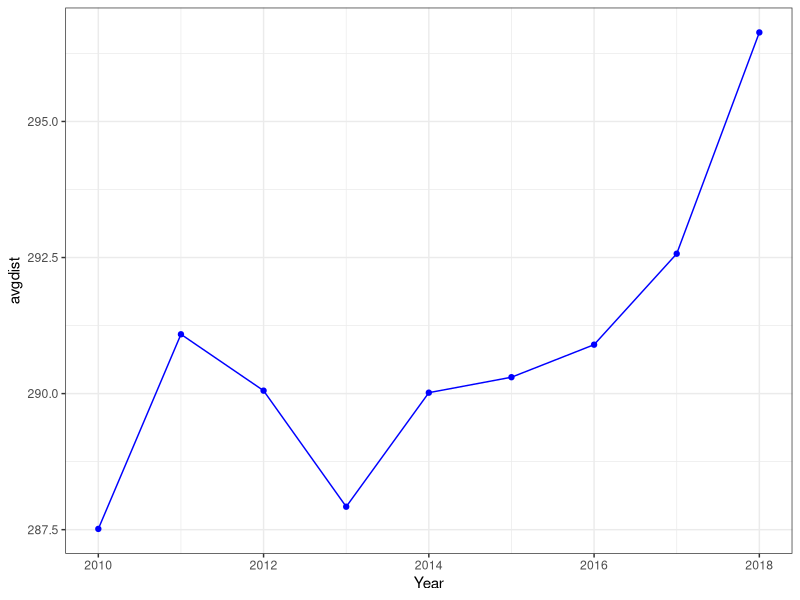
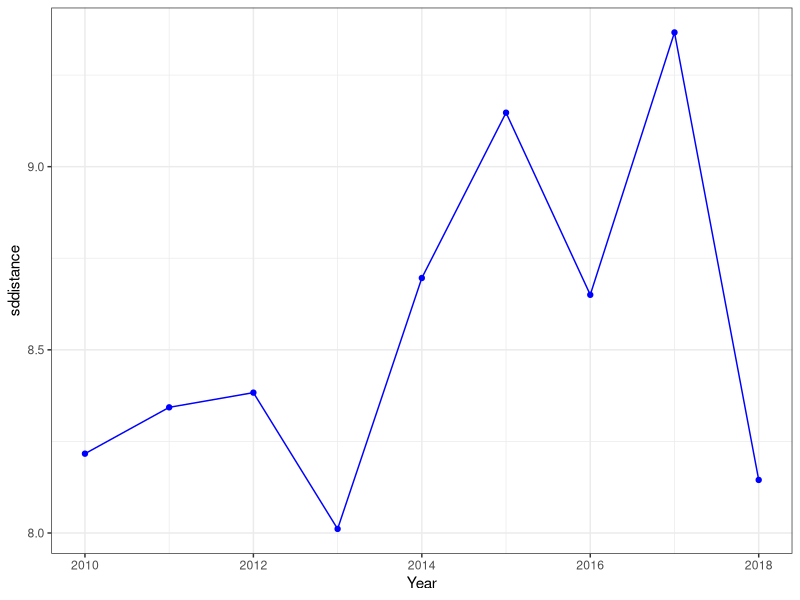
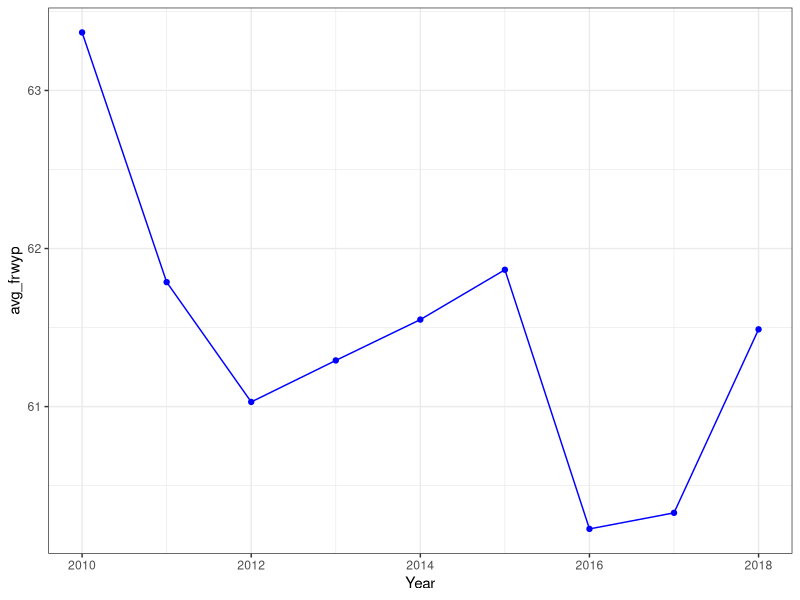

Here is the R script that generated these plots, in order: (Note: this script raises an error after producing the figures.)
library(tidyverse)
library(ggplot2)
library(dplyr)

pgatour <- read_csv("pgaTourData.csv")

head(pgatour)


# Avgerage Distance of Drive####
avgdist <- pgatour %>% 
  group_by(Year) %>% 
  summarise(avgdist = mean(`Avg Distance`, na.rm = TRUE))

avgdist

ggplot(data = avgdist) +
  geom_point(mapping = aes(x = Year, y = avgdist), col = "blue") +
  geom_path(mapping = aes(x = Year, y = avgdist), col = "blue") +
  theme_bw()

# Standard Deviation of Driving####
sddist <- pgatour %>% 
  group_by(Year) %>% 
  summarise(sddistance = sd(`Avg Distance`, na.rm = TRUE))

ggplot() +
  geom_point(data = sddist, mapping = aes(x = Year, y = sddistance), col = "blue") +
  geom_path(data = sddist, mapping = aes(x = Year, y = sddistance), col = "blue") + 
  theme_bw()


# Fairway Percentage####
frwyp <- pgatour %>% 
  group_by(Year) %>% 
  summarise(avg_frwyp = mean(`Fairway Percentage`,na.rm = TRUE))

frwyp

ggplot(data = frwyp) +
  geom_point(mapping = aes(x = Year, y = avg_frwyp), col = "blue") +
  geom_path(mapping = aes(x = Year, y = avg_frwyp), col = "blue") +
  theme_bw()
# Summary of Data & Limitations####
summary(pgatour)

hist(pgatour.Rounds)

#The data is missing values for certain pga pros in certain years
#I wish the data went back further than 10 years

#####



#There is missing data for certain players in particualr years
#How has the game of golf changed over the past 10 years?
#Does an increase in driving distance really determine the performance of a player?
#Has a a player's short game ability gone down if their driving distance has gone up?
#Has a players score gone down if their driving distance has gone up?

